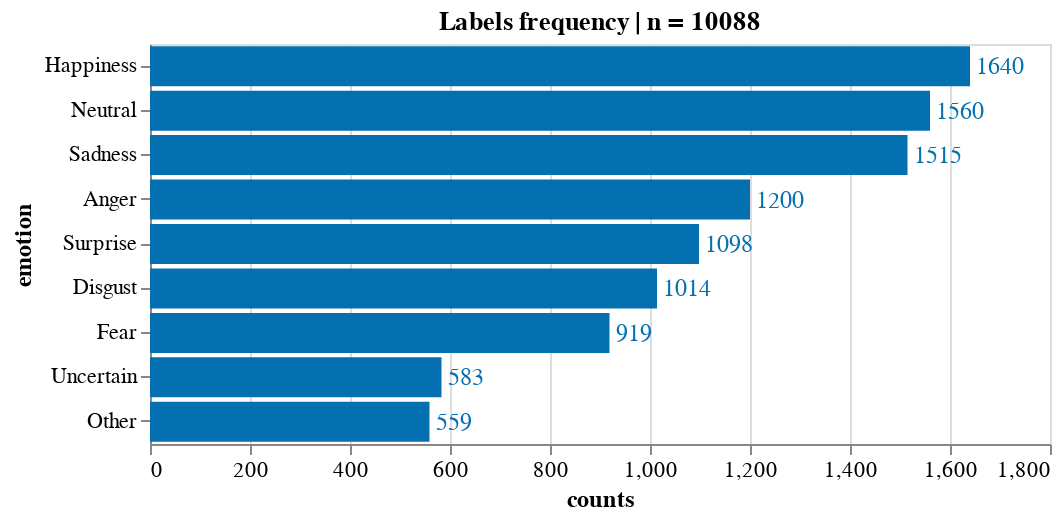

Notebook code for this chart:
### Code cell
source = count_freq_labels(df_emo_answers, X="all") 
title = 'Labels frequency | n = '+ source['counts'].sum().astype(str)
X, Y = 'counts:Q', 'emotion:N'
w, h= 450, 200
txs, ls, ts = 12, 11, 12

chart_overall_count = simple_count_bar(
    source, title=title, X=X, Y=Y,\
    width=w, height=h, \
    text_size = txs, label_size = ls, title_size=ts)

chart_overall_count.display(renderer='svg')

### Figure 1 — Vega-Lite specification as saved in the notebook (floating-point values rounded to 4 significant figures)
{"config": {"view": {"continuousWidth": 400, "continuousHeight": 300}, "axis": {"labelFontSize": 11, "titleFontSize": 12}}, "layer": [{"mark": "bar", "encoding": {"color": {"condition": {"value": "#orange", "test": "(datum.emotion === null)"}, "value": "#0570b0"}, "x": {"type": "quantitative", "field": "counts"}, "y": {"type": "nominal", "field": "emotion", "sort": "-x"}}, "title": "Labels frequency | n = 10088"}, {"mark": {"type": "text", "align": "left", "baseline": "middle", "dx": 3, "fontSize": 12}, "encoding": {"color": {"condition": {"value": "#orange", "test": "(datum.emotion === null)"}, "value": "#0570b0"}, "text": {"type": "quantitative", "field": "counts"}, "x": {"type": "quantitative", "field": "counts"}, "y": {"type": "nominal", "field": "emotion", "sort": "-x"}}, "title": "Labels frequency | n = 10088"}], "data": {"name": "data-5aa6b80b8ce240902c7f82abe8ba4953"}, "height": 200, "width": 450, "$schema": "https://vega.github.io/schema/vega-lite/v4.8.1.json", "datasets": {"data-5aa6b80b8ce240902c7f82abe8ba4953": [{"counts": 1640, "emotion": "Happiness", "percent": 0.1626}, {"counts": 1560, "emotion": "Neutral", "percent": 0.1546}, {"counts": 1515, "emotion": "Sadness", "percent": 0.1502}, {"counts": 1200, "emotion": "Anger", "percent": 0.119}, {"counts": 1098, "emotion": "Surprise", "percent": 0.1088}, {"counts": 1014, "emotion": "Disgust", "percent": 0.1005}, {"counts": 919, "emotion": "Fear", "percent": 0.0911}, {"counts": 583, "emotion": "Uncertain", "percent": 0.05779}, {"counts": 559, "emotion": "Other", "percent": 0.05541}]}}
